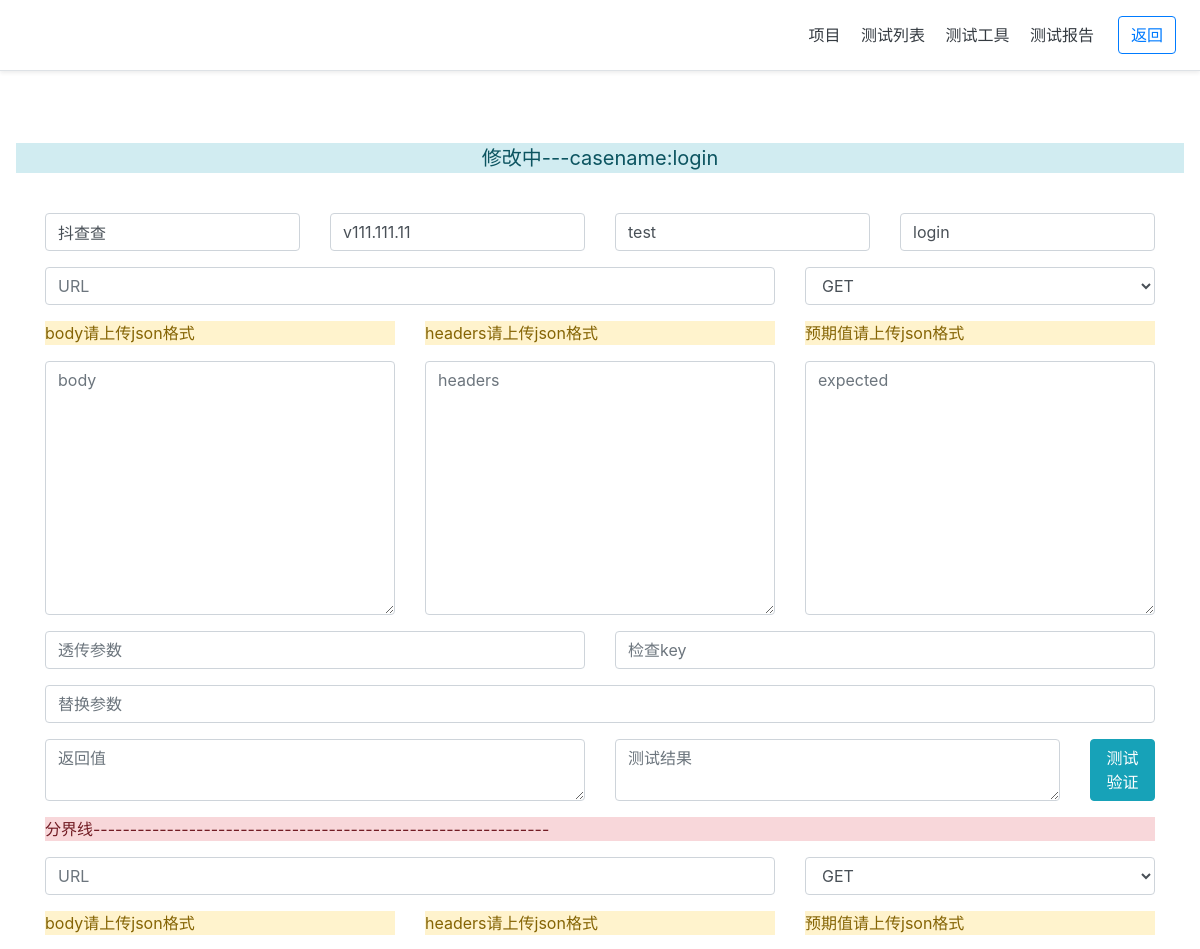
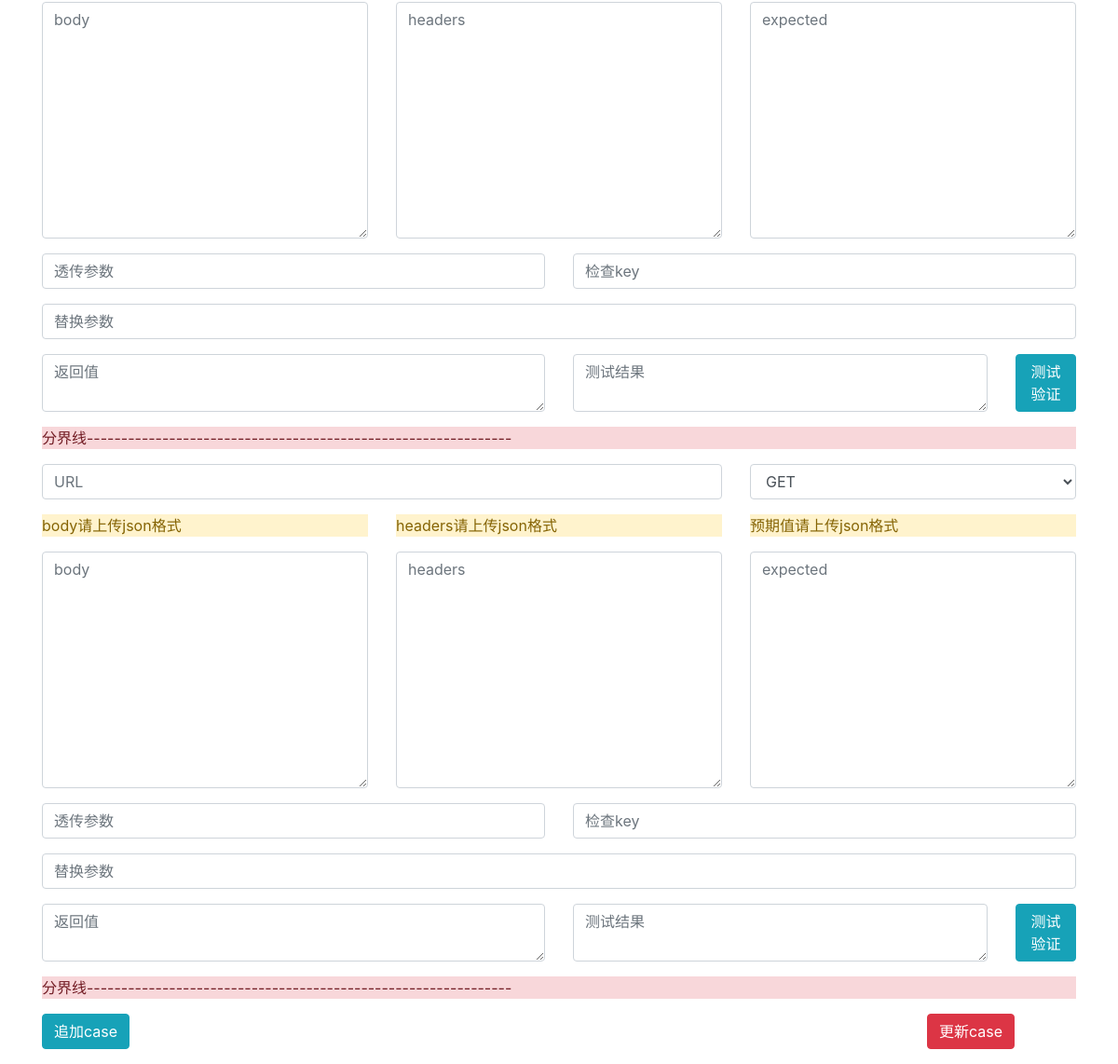
The page /Dcc/case_edit/?case_id=75 on the database its author committed (2 pictures, top to bottom).
### Dcc/models.py (models this page shows, shortened)
class apilist(models.Model):
    item = models.CharField(max_length=128)
    release = models.CharField(max_length=128)
    modules = models.CharField(max_length=128)
    casename = models.CharField(max_length=500)
    caselists =  models.CharField(max_length=1000)
    case_id = models.AutoField(primary_key=True)
    c_time = models.DateTimeField(auto_now_add=True)
    class Meta:
        ordering = ["-c_time"]
        verbose_name = "接口用例"
        verbose_name_plural = "接口用例"

### Dcc/views.py (the view)
# urls.py: path('case_edit/',views.case_edit),
@csrf_exempt
@ensure_csrf_cookie
def case_edit(request):
    if request.method == 'POST':
        caseapi_return = []
        caselist = request.POST.get('caselist_s')
        case = models.apilist.objects.get(case_id=caselist)
        case = eval(case.caselists.replace(' ', '').replace(r'\n', ''))
        for x in case:
            caseapi_return.append(case[x])
        print(caseapi_return)
        return HttpResponse(json.dumps(caseapi_return))
    else:
        apilist = {}
        case_id = request.GET.get('case_id')
        apilist = models.apilist()
        case = models.apilist.objects.get(case_id=case_id)
        item = case.item
        release = case.release
        modules = case.modules
        casename = case.casename
        caselists = case.caselists.replace(' ', '').replace(r'\n', '')
        caselists = eval(caselists)
        x=len(caselists)-1
        for case in caselists:
            print(caselists[case]['Casereplace'])
        return render(request, 'Dcc/caseedit.html', locals())

### Dcc/templates/Dcc/caseedit.html (shortened to what this page needs)
{% load static %}
<!doctype html>
<html lang="en">
  <head>
    <link href="https://cdn.bootcss.com/twitter-bootstrap/4.3.1/css/bootstrap.min.css" rel="stylesheet">
    <link href="{% static 'login/css/login.css' %}" rel="stylesheet"/>
  </head>
  <body>
    <div class="d-flex flex-column flex-md-row align-items-center p-3 px-md-4 mb-3 bg-white border-bottom shadow-sm">
  <nav class="my-2 my-md-0 mr-md-3">
    <a class="p-2 text-dark" href="#">项目</a>
    <a class="p-2 text-dark" href="/Dcc/caseapi/">测试列表</a>
    <a class="p-2 text-dark" href="#">测试工具</a>
    <a class="p-2 text-dark" href="/Dcc/case_report/">测试报告</a>
  </nav>
  <a class="btn btn-outline-primary" href="/login/index/">返回</a>
</div>
<div class="pricing-header px-3 py-3 pt-md-5 pb-md-4 mx-auto text-center">
    <div class="alert-info">
        <p class="lead"><b>修改中---casename:{{casename}}</b></p>
    </div>
  </div>
     <form action="/Dcc/casetest/" method="post">
  <div class="container">
    <div class="row justify-content-start">
        <div class="col">
            <div class="form-group">
              <input type="text" class="form-control Item"  placeholder="项目名称" value="{{ item }}">
            </div>
          </div>
          <div class="col">
            <div class="form-group">
                    <input type="text" class="form-control Release"  placeholder="迭代版本" value="{{ release }}">
              </div>
          </div>
          <div class="col">
            <input type="text" class="form-control Modules" placeholder="模块" value="{{ modules }}">
          </div>
          <div class="col">
              <input type="text" class="form-control Casename"placeholder="case" value="{{ casename }}">
            </div>
    </div>
            <div id="request" data-index=1>
                {% for keys, row in caselists.items %}
            <div class="row justify-content-start">
                <div class="col-8">
                    <div class="form-group">
                        <input  type="text" class="form-control Caseurl{{keys}}" placeholder="URL" >
                    </div>
                  </div>
                  <div class="col-4">
                    <div class="form-group">
                        <select class="form-control Caserequest{{keys}}">
                            <option>GET</option>
                        </select>
                      </div>
                  </div>
            </div>
            <div class="row justify-content-start">
                <div class="col-4">
                    <div class="form-group alert-warning">
                        <p>body请上传json格式</p>
                    </div>
                  </div>
                  <div class="col-4">
                    <div class="form-group alert-warning">
                        <p>headers请上传json格式</p>
                      </div>
                  </div>
                  <div class="col-4">
                    <div class="form-group alert-warning">
                        <p>预期值请上传json格式</p>
                    </div>
                  </div>
            </div>
            <div class="row justify-content-start">
                <div class="col-4">
                    <div class="form-group">
                        <textarea   class="form-control Casebody{{keys}}" rows="10" placeholder="body"></textarea>
                    </div>
                  </div>
                  <div class="col-4">
                    <div class="form-group">
                        <textarea class="form-control Caseheaders{{keys}}" rows="10" placeholder="headers"></textarea>
                      </div>
                  </div>
                  <div class="col-4">
                    <div class="form-group">
                        <textarea  class="form-control Caseexpected{{keys}}" rows="10" placeholder="expected"></textarea>
                    </div>
                  </div>
            </div>
            <div class="row justify-content-start">
                <div class="col-6">
                    <div class="form-group">
                        <input  type="text" class="form-control Casedeliver{{keys}}" placeholder="透传参数">
                    </div>
                  </div>
                  <div class="col-6">
                    <div class="form-group">
                        <input  type="text" class="form-control Casekey{{keys}}" placeholder="检查key">
                      </div>
                  </div>
            </div>
             <div class="row justify-content-start">
                <div class="col-12">
                    <div class="form-group">
                        <input   type="text" class="form-control replace{{keys}}" placeholder="替换参数">
                    </div>
                  </div>
            </div>
            <div class="row justify-content-start">
                <div class="col-6">
                    <div class="form-group">
                        <textarea  class="form-control Response{{keys}}" rows="0" placeholder="返回值"></textarea>
                    </div>
                  </div>
                  <div class="col-5">
                    <div class="form-group">
                        <textarea  class="form-control result{{keys}}" rows="0" placeholder="测试结果"></textarea>
                    </div>
                  </div>
                  <div class="col-1">
                    <div class="form-group">
                        <button data-casetest=1  type="button" class="btn btn-info test{{keys}}" onclick="casetest({{keys}})">测试验证</button>
                    </div>
                  </div>
            </div>
            <div class="row justify-content-start">
                <div class="col">
                    <div class="form-group alert-danger">
                        <p>分界线--------------------------------------------------------------</p>
                      </div>
                  </div>
            </div>
                 {% endfor %}
        </div>
      <div class="row justify-content-start">
                <div class="col-2">
                    <div class="form-group">
                       <button type="button" class=" btn btn-info" onclick="appendrequest()">追加case</button>
                    </div>
                  </div>
                  <div class="col-8">
                  </div>
                  <div class="col-2">
                    <div class="form-group">
                       <button type="button" class="btn btn-danger" onclick="caseupdate()">更新case</button>
                    </div>
                  </div>
            </div>
  </div>
     </form>
  </body>
</html>

### login/static/login/css/login.css (style rules this page uses)
body { height: 100%; }

### rows shown on the page
apilist: casename "login", item "抖查查", release "v111.111.11", modules "test"
